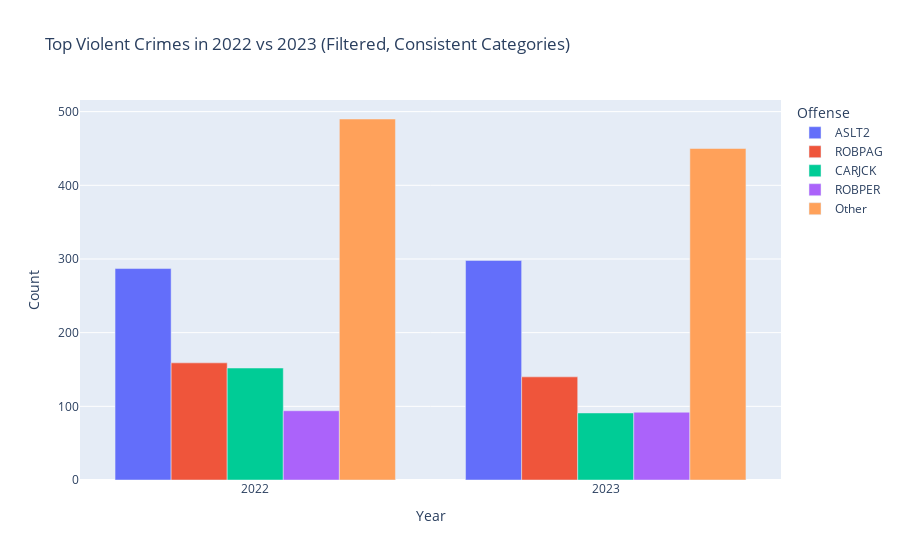

Write notebook code for a chart like this one.
### Code cell
import pandas as pd
import plotly.express as px

# Define the top 4 subcategories based on 2022 data for violent crimes
top_4_violent_offenses = ['ASLT2', 'ROBPAG', 'CARJCK', 'ROBPER']

# Create 'Other' category for both years for violent crimes
violent_counts_2022 = df_2022_filtered[df_2022_filtered['Crime_Category'] == 'Violent']['offense'].value_counts()
violent_counts_2023 = df_2023_filtered[df_2023_filtered['Crime_Category'] == 'Violent']['offense'].value_counts()

# Filter for the same top 4 subcategories for both years and sum the rest as "Other"
violent_top_2022 = violent_counts_2022.loc[top_4_violent_offenses]
violent_top_2023 = violent_counts_2023.loc[top_4_violent_offenses]

violent_other_2022 = violent_counts_2022.sum() - violent_top_2022.sum()
violent_other_2023 = violent_counts_2023.sum() - violent_top_2023.sum()

# Prepare data for Violent Crimes plot
violent_data = {
    'Year': ['2022', '2022', '2022', '2022', '2022', '2023', '2023', '2023', '2023', '2023'],
    'Offense': top_4_violent_offenses + ['Other'] + top_4_violent_offenses + ['Other'],
    'Count': list(violent_top_2022.values) + [violent_other_2022] + list(violent_top_2023.values) + [violent_other_2023]
}

df_violent_data = pd.DataFrame(violent_data)

# Plot for Violent Crimes
fig_violent = px.bar(df_violent_data, x='Year', y='Count', color='Offense', barmode='group',
             title='Top Violent Crimes in 2022 vs 2023 (Filtered, Consistent Categories)')
fig_violent.show()

# Repeat the same process for Non-Violent Crimes
# Define the top 4 subcategories based on 2022 data for non-violent crimes
top_4_non_violent_offenses = ['AUTOTH', 'TFMV', 'THEFT', 'TMVP']

# Create 'Other' category for both years for non-violent crimes
non_violent_counts_2022 = df_2022_filtered[df_2022_filtered['Crime_Category'] == 'Non-Violent']['offense'].value_counts()
non_violent_counts_2023 = df_2023_filtered[df_2023_filtered['Crime_Category'] == 'Non-Violent']['offense'].value_counts()

# Filter for the same top 4 subcategories for both years and sum the rest as "Other"
non_violent_top_2022 = non_violent_counts_2022.loc[top_4_non_violent_offenses]
non_violent_top_2023 = non_violent_counts_2023.loc[top_4_non_violent_offenses]

non_violent_other_2022 = non_violent_counts_2022.sum() - non_violent_top_2022.sum()
# Fix the variable name for non_violent_other_2023
non_violent_other_2023 = non_violent_counts_2023.sum() - non_violent_top_2023.sum()

### Figure 1 — Plotly figure (JSON) as saved in the notebook; plotly's stock layout.template omitted (floating-point values rounded to 4 significant figures)
{"data": [{"alignmentgroup": "True", "hovertemplate": "Offense=ASLT2<br>Year=%{x}<br>Count=%{y}<extra></extra>", "legendgroup": "ASLT2", "marker": {"color": "#636efa", "pattern": {"shape": ""}}, "name": "ASLT2", "offsetgroup": "ASLT2", "orientation": "v", "showlegend": true, "textposition": "auto", "type": "bar", "x": ["2022", "2023"], "xaxis": "x", "y": [287, 298], "yaxis": "y"}, {"alignmentgroup": "True", "hovertemplate": "Offense=ROBPAG<br>Year=%{x}<br>Count=%{y}<extra></extra>", "legendgroup": "ROBPAG", "marker": {"color": "#EF553B", "pattern": {"shape": ""}}, "name": "ROBPAG", "offsetgroup": "ROBPAG", "orientation": "v", "showlegend": true, "textposition": "auto", "type": "bar", "x": ["2022", "2023"], "xaxis": "x", "y": [159, 140], "yaxis": "y"}, {"alignmentgroup": "True", "hovertemplate": "Offense=CARJCK<br>Year=%{x}<br>Count=%{y}<extra></extra>", "legendgroup": "CARJCK", "marker": {"color": "#00cc96", "pattern": {"shape": ""}}, "name": "CARJCK", "offsetgroup": "CARJCK", "orientation": "v", "showlegend": true, "textposition": "auto", "type": "bar", "x": ["2022", "2023"], "xaxis": "x", "y": [152, 91], "yaxis": "y"}, {"alignmentgroup": "True", "hovertemplate": "Offense=ROBPER<br>Year=%{x}<br>Count=%{y}<extra></extra>", "legendgroup": "ROBPER", "marker": {"color": "#ab63fa", "pattern": {"shape": ""}}, "name": "ROBPER", "offsetgroup": "ROBPER", "orientation": "v", "showlegend": true, "textposition": "auto", "type": "bar", "x": ["2022", "2023"], "xaxis": "x", "y": [94, 92], "yaxis": "y"}, {"alignmentgroup": "True", "hovertemplate": "Offense=Other<br>Year=%{x}<br>Count=%{y}<extra></extra>", "legendgroup": "Other", "marker": {"color": "#FFA15A", "pattern": {"shape": ""}}, "name": "Other", "offsetgroup": "Other", "orientation": "v", "showlegend": true, "textposition": "auto", "type": "bar", "x": ["2022", "2023"], "xaxis": "x", "y": [490, 450], "yaxis": "y"}], "layout": {"barmode": "group", "legend": {"title": {"text": "Offense"}, "tracegroupgap": 0}, "title": {"text": "Top Violent Crimes in 2022 vs 2023 (Filtered, Consistent Categories)"}, "xaxis": {"anchor": "y", "domain": [0, 1], "title": {"text": "Year"}}, "yaxis": {"anchor": "x", "domain": [0, 1], "title": {"text": "Count"}}}}
